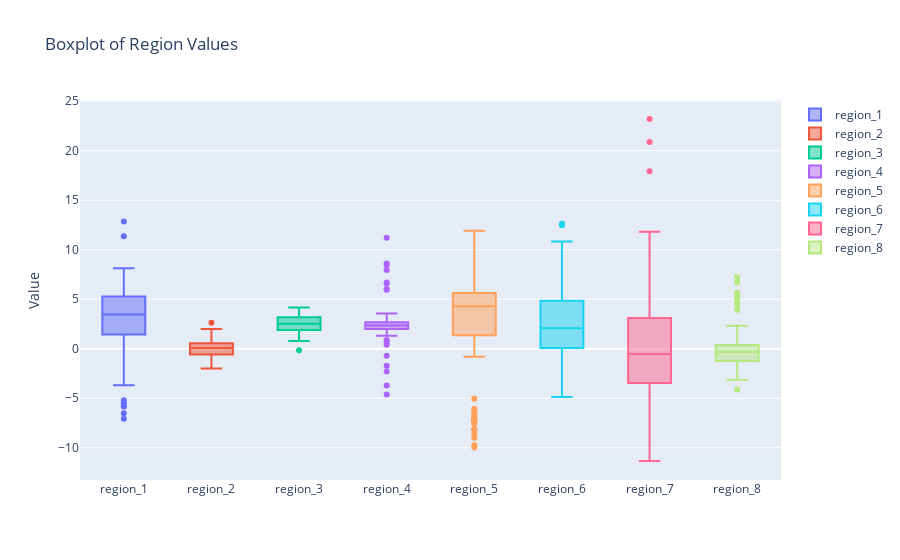

Notebook cell for this chart:
### Code cell
import pandas as pd
import plotly.graph_objects as go

# 读取数据
df = pd.read_excel('数据文件.xls')
# 删除day列
df = df.drop('day', axis=1)

# 创建箱线图数据
data = [go.Box(y=df[column], name=column) for column in df.columns]

# 设置图表标题和布局
layout = go.Layout(title='Boxplot of Region Values', yaxis=dict(title='Value'))

# 绘制箱线图
fig = go.Figure(data=data, layout=layout)
fig.show()
